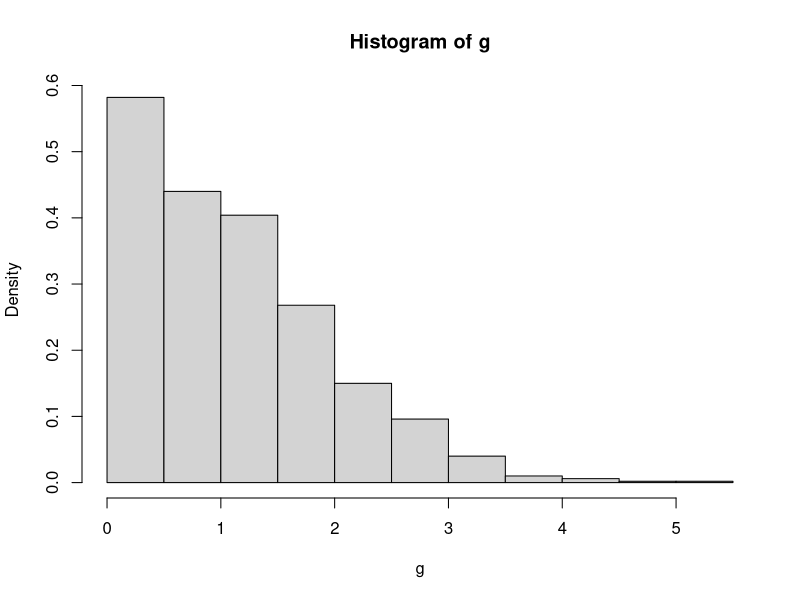
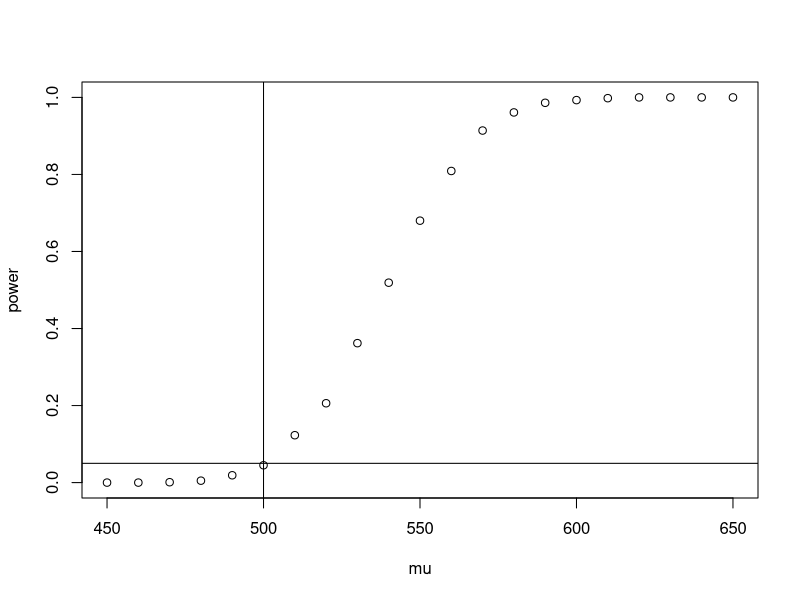
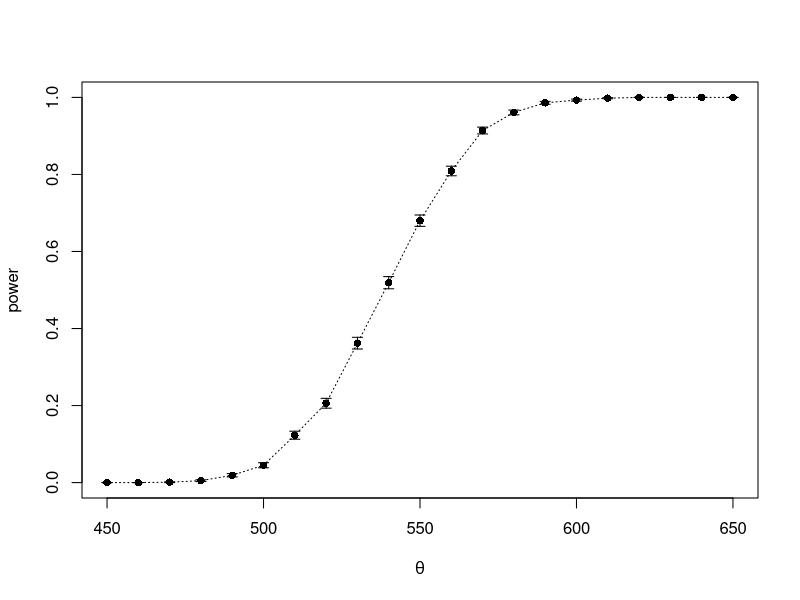

Here is the R script that generated these plots, in order:
## E|X_1 - X_2|의 추정, X_1, X_2 ~ N(0,1) 
# 범위에 대한 추정
m <- 1000 # 반복 수
g <- numeric(m)

for (i in 1:m) { 
  x <- rnorm(2) # 정규분포로부터 2개의 sample 생성
  g[i] <- abs(x[1]-x[2]) # 표본의 범위 1000번 반복
}

hist(g, prob = TRUE)
est <- mean(g) #추정값
est


## 절사평균의 MSE 
n <- 20
m <- 1000 # 반복 수 
tmean <- numeric(m) # trimed mean

for (i in 1:m) {
  x <- sort(rnorm(n)) # 오름차순 정렬
  tmean[i] <- sum(x[2:(n-1)])/(n-2) # 절사
}

g <- tmean^2
mse <- mean(g) # 제곱의 평균 값
se <- sqrt(sum((g-mean(g))^2))/m # se of mse
mse
se

 
# 중앙값의 MSE # median
n <- 20 # 9개씩 버려야 함
m <- 1000
tmean <- numeric(m)

for (i in 1:m) {
  x <- sort(rnorm(n))
  tmean[i] <- median(x)
}

g <- tmean^2
mse <- mean(g)
se <- sqrt(sum((g-mean(g))^2))/m  # se of mse
mse
se

# 오염된 정규분포에서 k차 절사평균의 MSE
# 표준 정규분포와 분산이 큰 정규분포를 mix한 분포 (p로 확률 나눔)
n <- 20
K <- n/2-1 # median
m <- 1000
mse <- matrix(0,n/2,6)

trimmed.mse <- function(n, m, k, p) {
  tmean <- numeric(m) # 절사평균의 mse를 계산함
  for (i in 1:m) {
    sigma <- sample(c(1,10), size = n, # 1~10에서 복원 추출
                    replace = TRUE, prob = c(p,1-p)) # 확률 확인
    x <- sort(rnorm(n, 0, sigma))
    tmean[i] <- sum(x[(k+1):(n-k)])/(n-2*k)
  }
  
  g <- tmean^2
  mse.est <- mean(g)
  se.mse <- sqrt(mean((g-mean(g))^2))/sqrt(m)
  return(c(mse.est, se.mse))
}


for (k in 0:K) {
  mse[k+1, 1:2] <- trimmed.mse(n=n, m=m, k=k, p=1.0)
  mse[k+1, 3:4] <- trimmed.mse(n=n, m=m, k=k, p=.95) # 분산이 큰 값으로 오염
  mse[k+1, 5:6] <- trimmed.mse(n=n, m=m, k=k, p=.9)
}

mse # 오염된 정규분포 상 로버스트 통계량

## N(mu, 1)에서 mu에 대한 평균의 신뢰구간과 신뢰수준
n <- 20
alpha <- .05 # 신뢰도
x <- rnorm(n, mean=3, sd=1) # 분포 설정

UCL <- mean(x)-qt(1-alpha/2,df=n-1)*sqrt(var(x))/sqrt(n) # 상한
LCL <- mean(x)+qt(1-alpha/2,df=n-1)*sqrt(var(x))/sqrt(n) # 하한 # t 검정 공식으로 변환
c(LCL, UCL)

n <- 20
alpha <- .05
CL <- replicate(1000, expr = { # 1000번 반복
  x <- rnorm(n, mean=3, sd=1)
  LCL <- mean(x)-qt(1-alpha/2,df=n-1)*sqrt(var(x))/sqrt(n) # t신뢰 상한
  UCL <- mean(x)+qt(1-alpha/2,df=n-1)*sqrt(var(x))/sqrt(n) # t신뢰 하한
  c(LCL,UCL)
} )

# 상한, 하한에 대한 조건을 걸었을 때
sum(CL[1,] < 3 & CL[2,] > 3) # 1000번 중 몇 번인지 
mean(CL[1,] < 3 & CL[2,] > 3) # 확률 # 반복 수 늘리면 95%에 가까워질 것


## 경험적 1종의 오류율 계산
# 정규분포의 랜덤표본에 대하여 alpha=0.05일 때 H_0: mu=500 vs H_1: mu>500에 대한 t-검정
n <- 20
alpha <- .05
mu0 <- 500 # 이 분포에서 샘플 생성
sigma <- 100
m <- 10000          #number of replicates
p <- numeric(m)     #storage for p-values

for (j in 1:m)
{
  x <- rnorm(n,mu0,sigma)
  ttest <- t.test(x, alternative="greater", mu=mu0)
  p[j] <- ttest$p.value
}

# 가설 검정
p.hat <- mean(p < alpha) # 기각 비율
se.hat <- sqrt(p.hat*(1-p.hat)/m) # 표준편차 추정값
print(c(p.hat,se.hat))


## 경험적 검정력 추정
n <- 20
m <- 1000
mu0 <- 500
sigma <- 100
mu <- c(seq(450, 650, 10)) # alternatives # 범위로 구함 
M <- length(mu)
power <- numeric(M)

for (i in 1:M) {
  mu1 <- mu[i]
  pvalues <- replicate(m, expr={
    
    # simulate under alternative mu1
    x <- rnorm(n, mean=mu1, sd=sigma)
    ttest <- t.test(x,alternative="greater", mu=mu0)
    ttest$p.value} )
  power[i] <- mean(pvalues <= .05)
}


install.packages("Hmisc")
library(Hmisc)   # for errbar

plot(mu, power)
abline(v=mu0, lty=1)
abline(h=.05, lty=1)

# add standard errors
se <- sqrt(power*(1-power)/m)
errbar(mu, power, yplus=power+se, yminus=power-se, xlab=bquote(theta))
lines(mu, power, lty=3)

detach(package:Hmisc)
